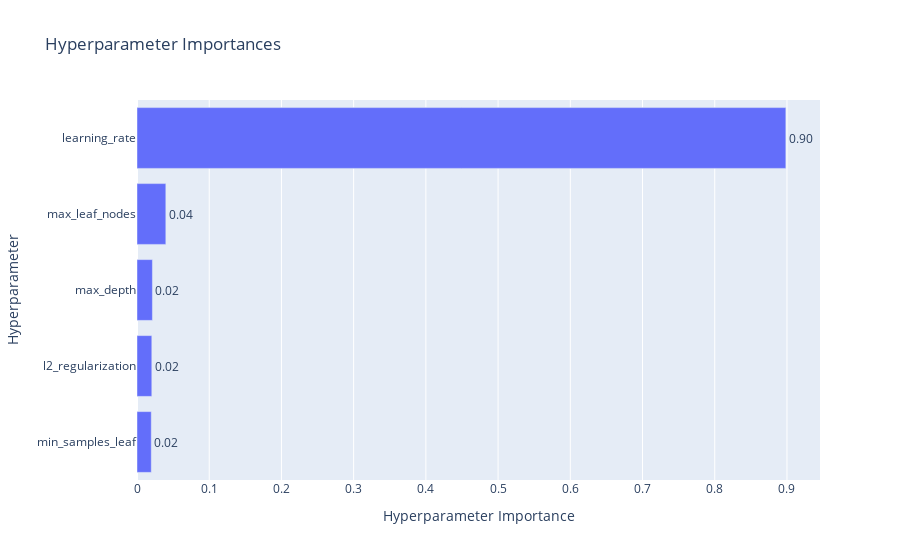

Write notebook code for a chart like this one.
### Code cell
# Plot parameter importances
plot_param_importances(study)

### Figure 1 — Plotly figure (JSON) as saved in the notebook; plotly's stock layout.template omitted (floating-point values rounded to 4 significant figures)
{"data": [{"cliponaxis": false, "hovertemplate": ["min_samples_leaf (IntDistribution): 0.019754174757371824<extra></extra>", "l2_regularization (FloatDistribution): 0.020513334270097407<extra></extra>", "max_depth (IntDistribution): 0.021352101953658015<extra></extra>", "max_leaf_nodes (IntDistribution): 0.039916662411866206<extra></extra>", "learning_rate (FloatDistribution): 0.8984637266070067<extra></extra>"], "name": "Objective Value", "orientation": "h", "text": ["0.02", "0.02", "0.02", "0.04", "0.90"], "textposition": "outside", "type": "bar", "x": [0.01975, 0.02051, 0.02135, 0.03992, 0.8985], "y": ["min_samples_leaf", "l2_regularization", "max_depth", "max_leaf_nodes", "learning_rate"]}], "layout": {"title": {"text": "Hyperparameter Importances"}, "xaxis": {"title": {"text": "Hyperparameter Importance"}}, "yaxis": {"title": {"text": "Hyperparameter"}}}}
